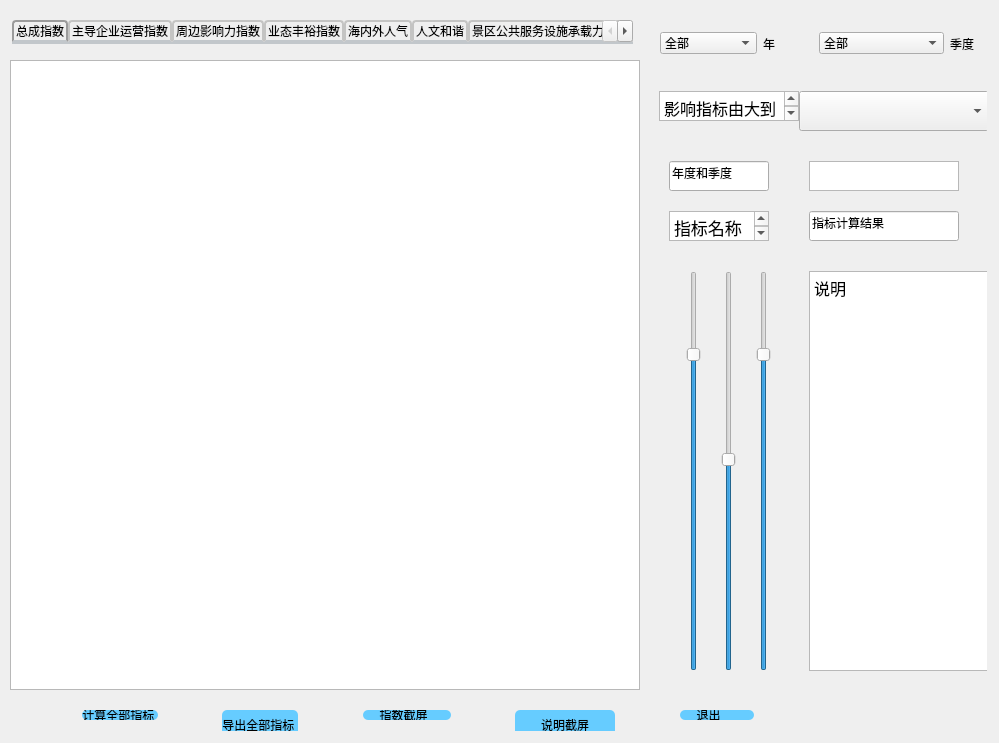
<?xml version="1.0" encoding="UTF-8"?>
<ui version="4.0">
 <class>MainWindow</class>
 <widget class="QMainWindow" name="MainWindow">
  <property name="windowModality">
   <enum>Qt::ApplicationModal</enum>
  </property>
  <property name="geometry">
   <rect>
    <x>0</x>
    <y>0</y>
    <width>999</width>
    <height>743</height>
   </rect>
  </property>
  <property name="sizePolicy">
   <sizepolicy hsizetype="Expanding" vsizetype="Expanding">
    <horstretch>0</horstretch>
    <verstretch>0</verstretch>
   </sizepolicy>
  </property>
  <property name="minimumSize">
   <size>
    <width>100</width>
    <height>300</height>
   </size>
  </property>
  <property name="maximumSize">
   <size>
    <width>1600</width>
    <height>900</height>
   </size>
  </property>
  <property name="sizeIncrement">
   <size>
    <width>10</width>
    <height>10</height>
   </size>
  </property>
  <property name="baseSize">
   <size>
    <width>800</width>
    <height>600</height>
   </size>
  </property>
  <property name="windowTitle">
   <string>开景指数</string>
  </property>
  <property name="autoFillBackground">
   <bool>true</bool>
  </property>
  <property name="styleSheet">
   <string notr="true"/>
  </property>
  <property name="locale">
   <locale language="Chinese" country="China"/>
  </property>
  <property name="animated">
   <bool>true</bool>
  </property>
  <property name="tabShape">
   <enum>QTabWidget::Triangular</enum>
  </property>
  <widget class="QWidget" name="centralWidget">
   <widget class="QListView" name="all_listView">
    <property name="geometry">
     <rect>
      <x>10</x>
      <y>60</y>
      <width>630</width>
      <height>630</height>
     </rect>
    </property>
    <property name="minimumSize">
     <size>
      <width>630</width>
      <height>630</height>
     </size>
    </property>
    <property name="maximumSize">
     <size>
      <width>630</width>
      <height>630</height>
     </size>
    </property>
   </widget>
   <widget class="QTabWidget" name="tabWidget">
    <property name="geometry">
     <rect>
      <x>12</x>
      <y>20</y>
      <width>621</width>
      <height>41</height>
     </rect>
    </property>
    <property name="minimumSize">
     <size>
      <width>0</width>
      <height>0</height>
     </size>
    </property>
    <property name="maximumSize">
     <size>
      <width>5000</width>
      <height>41</height>
     </size>
    </property>
    <property name="styleSheet">
     <string notr="true"> QTabWidget::pane { /* The tab widget frame */
     border-top: 2px solid #C2C7CB;
     position: absolute;
     top: -0.5em;
 }

 QTabWidget::tab-bar {
     alignment: center;
 }

 /* Style the tab using the tab sub-control. Note that
     it reads QTabBar _not_ QTabWidget */
 QTabBar::tab {
     background: qlineargradient(x1: 0, y1: 0, x2: 0, y2: 1,
                                 stop: 0 #E1E1E1, stop: 0.4 #DDDDDD,
                                 stop: 0.5 #D8D8D8, stop: 1.0 #D3D3D3);
     border: 2px solid #C4C4C3;
     border-bottom-color: #C2C7CB; /* same as the pane color */
     border-top-left-radius: 4px;
     border-top-right-radius: 4px;
     min-width: 8ex;
     padding: 2px;
 }

 QTabBar::tab:selected, QTabBar::tab:hover {
     background: qlineargradient(x1: 0, y1: 0, x2: 0, y2: 1,
                                 stop: 0 #fafafa, stop: 0.4 #f4f4f4,
                                 stop: 0.5 #e7e7e7, stop: 1.0 #fafafa);
 }

 QTabBar::tab:selected {
     border-color: #9B9B9B;
     border-bottom-color: #C2C7CB; /* same as pane color */
 }</string>
    </property>
    <property name="locale">
     <locale language="Chinese" country="China"/>
    </property>
    <property name="currentIndex">
     <number>0</number>
    </property>
    <widget class="QWidget" name="all_tab">
     <attribute name="icon">
      <iconset resource="kj.qrc">
       <normaloff>:/qrc/image/qrc/image/ZZzczs.ico</normaloff>:/qrc/image/qrc/image/ZZzczs.ico</iconset>
     </attribute>
     <attribute name="title">
      <string>总成指数</string>
     </attribute>
    </widget>
    <widget class="QWidget" name="zdqy_tab">
     <attribute name="icon">
      <iconset resource="kj.qrc">
       <normaloff>:/qrc/image/qrc/image/ZZzdqy.ico</normaloff>:/qrc/image/qrc/image/ZZzdqy.ico</iconset>
     </attribute>
     <attribute name="title">
      <string>主导企业运营指数</string>
     </attribute>
    </widget>
    <widget class="QWidget" name="zbyxl_tab">
     <attribute name="icon">
      <iconset resource="kj.qrc">
       <normaloff>:/qrc/image/qrc/image/ZZ_gnwrq.ico</normaloff>:/qrc/image/qrc/image/ZZ_gnwrq.ico</iconset>
     </attribute>
     <attribute name="title">
      <string>周边影响力指数</string>
     </attribute>
    </widget>
    <widget class="QWidget" name="ytfy_tab">
     <attribute name="icon">
      <iconset resource="kj.qrc">
       <normaloff>:/qrc/image/qrc/image/ZZytfy.ico</normaloff>:/qrc/image/qrc/image/ZZytfy.ico</iconset>
     </attribute>
     <attribute name="title">
      <string>业态丰裕指数</string>
     </attribute>
    </widget>
    <widget class="QWidget" name="hnwrq_tab">
     <attribute name="icon">
      <iconset resource="kj.qrc">
       <normaloff>:/qrc/image/qrc/image/ZZ_gnwrq.ico</normaloff>:/qrc/image/qrc/image/ZZ_gnwrq.ico</iconset>
     </attribute>
     <attribute name="title">
      <string>海内外人气</string>
     </attribute>
    </widget>
    <widget class="QWidget" name="rwhx_tab">
     <attribute name="icon">
      <iconset resource="kj.qrc">
       <normaloff>:/qrc/image/qrc/image/ZZ_rwzs.ico</normaloff>:/qrc/image/qrc/image/ZZ_rwzs.ico</iconset>
     </attribute>
     <attribute name="title">
      <string>人文和谐</string>
     </attribute>
    </widget>
    <widget class="QWidget" name="jqzcl_tab">
     <attribute name="icon">
      <iconset resource="kj.qrc">
       <normaloff>:/qrc/image/qrc/image/ZZjqzcl.ico</normaloff>:/qrc/image/qrc/image/ZZjqzcl.ico</iconset>
     </attribute>
     <attribute name="title">
      <string>景区公共服务设施承载力指数</string>
     </attribute>
    </widget>
    <widget class="QWidget" name="tz_tab">
     <attribute name="icon">
      <iconset resource="kj.qrc">
       <normaloff>:/qrc/image/qrc/image/ZZ.ico</normaloff>:/qrc/image/qrc/image/ZZ.ico</iconset>
     </attribute>
     <attribute name="title">
      <string>调整指数</string>
     </attribute>
    </widget>
   </widget>
   <widget class="QFrame" name="frame3">
    <property name="geometry">
     <rect>
      <x>649</x>
      <y>12</y>
      <width>338</width>
      <height>63</height>
     </rect>
    </property>
    <layout class="QHBoxLayout" name="horizontalLayout">
     <item>
      <widget class="QComboBox" name="year_comboBox">
       <property name="minimumSize">
        <size>
         <width>97</width>
         <height>22</height>
        </size>
       </property>
       <property name="maximumSize">
        <size>
         <width>140</width>
         <height>22</height>
        </size>
       </property>
       <property name="styleSheet">
        <string notr="true"/>
       </property>
       <property name="editable">
        <bool>false</bool>
       </property>
       <item>
        <property name="text">
         <string>全部</string>
        </property>
       </item>
      </widget>
     </item>
     <item>
      <widget class="QLabel" name="label_3">
       <property name="minimumSize">
        <size>
         <width>50</width>
         <height>39</height>
        </size>
       </property>
       <property name="maximumSize">
        <size>
         <width>40</width>
         <height>39</height>
        </size>
       </property>
       <property name="text">
        <string>年</string>
       </property>
      </widget>
     </item>
     <item>
      <widget class="QComboBox" name="quarter_comboBox">
       <property name="minimumSize">
        <size>
         <width>125</width>
         <height>22</height>
        </size>
       </property>
       <property name="maximumSize">
        <size>
         <width>102</width>
         <height>22</height>
        </size>
       </property>
       <property name="editable">
        <bool>false</bool>
       </property>
       <item>
        <property name="text">
         <string>全部</string>
        </property>
       </item>
       <item>
        <property name="text">
         <string>1</string>
        </property>
       </item>
       <item>
        <property name="text">
         <string>2</string>
        </property>
       </item>
       <item>
        <property name="text">
         <string>3</string>
        </property>
       </item>
       <item>
        <property name="text">
         <string>4</string>
        </property>
       </item>
      </widget>
     </item>
     <item>
      <widget class="QLabel" name="label_4">
       <property name="minimumSize">
        <size>
         <width>0</width>
         <height>30</height>
        </size>
       </property>
       <property name="maximumSize">
        <size>
         <width>50</width>
         <height>39</height>
        </size>
       </property>
       <property name="text">
        <string>季度</string>
       </property>
      </widget>
     </item>
    </layout>
   </widget>
   <widget class="QSplitter" name="splitter">
    <property name="geometry">
     <rect>
      <x>649</x>
      <y>91</y>
      <width>338</width>
      <height>598</height>
     </rect>
    </property>
    <property name="orientation">
     <enum>Qt::Vertical</enum>
    </property>
    <widget class="QFrame" name="frame_capture">
     <property name="maximumSize">
      <size>
       <width>500</width>
       <height>600</height>
      </size>
     </property>
     <widget class="QTextEdit" name="explain_textEdit">
      <property name="geometry">
       <rect>
        <x>160</x>
        <y>180</y>
        <width>220</width>
        <height>400</height>
       </rect>
      </property>
      <property name="sizePolicy">
       <sizepolicy hsizetype="MinimumExpanding" vsizetype="MinimumExpanding">
        <horstretch>0</horstretch>
        <verstretch>0</verstretch>
       </sizepolicy>
      </property>
      <property name="minimumSize">
       <size>
        <width>220</width>
        <height>150</height>
       </size>
      </property>
      <property name="maximumSize">
       <size>
        <width>220</width>
        <height>400</height>
       </size>
      </property>
      <property name="html">
       <string>&lt;!DOCTYPE HTML PUBLIC &quot;-//W3C//DTD HTML 4.0//EN&quot; &quot;http://www.w3.org/TR/REC-html40/strict.dtd&quot;&gt;
&lt;html&gt;&lt;head&gt;&lt;meta name=&quot;qrichtext&quot; content=&quot;1&quot; /&gt;&lt;style type=&quot;text/css&quot;&gt;
p, li { white-space: pre-wrap; }
&lt;/style&gt;&lt;/head&gt;&lt;body style=&quot; font-family:'.Lucida Grande UI'; font-size:13pt; font-weight:400; font-style:normal;&quot;&gt;
&lt;p style=&quot; margin-top:0px; margin-bottom:0px; margin-left:0px; margin-right:0px; -qt-block-indent:0; text-indent:0px;&quot;&gt;&lt;span style=&quot; font-family:'Lucida Grande'; font-size:12pt;&quot;&gt;说明&lt;/span&gt;&lt;/p&gt;&lt;/body&gt;&lt;/html&gt;</string>
      </property>
     </widget>
     <widget class="QTextEdit" name="textEdit_IndexName">
      <property name="geometry">
       <rect>
        <x>20</x>
        <y>120</y>
        <width>100</width>
        <height>30</height>
       </rect>
      </property>
      <property name="minimumSize">
       <size>
        <width>0</width>
        <height>30</height>
       </size>
      </property>
      <property name="maximumSize">
       <size>
        <width>100</width>
        <height>30</height>
       </size>
      </property>
      <property name="html">
       <string>&lt;!DOCTYPE HTML PUBLIC &quot;-//W3C//DTD HTML 4.0//EN&quot; &quot;http://www.w3.org/TR/REC-html40/strict.dtd&quot;&gt;
&lt;html&gt;&lt;head&gt;&lt;meta name=&quot;qrichtext&quot; content=&quot;1&quot; /&gt;&lt;style type=&quot;text/css&quot;&gt;
p, li { white-space: pre-wrap; }
&lt;/style&gt;&lt;/head&gt;&lt;body style=&quot; font-family:'.Lucida Grande UI'; font-size:13pt; font-weight:400; font-style:normal;&quot;&gt;
&lt;p style=&quot; margin-top:0px; margin-bottom:0px; margin-left:0px; margin-right:0px; -qt-block-indent:0; text-indent:0px;&quot;&gt;&lt;span style=&quot; font-family:'Lucida Grande';&quot;&gt;指标名称&lt;/span&gt;&lt;/p&gt;&lt;/body&gt;&lt;/html&gt;</string>
      </property>
     </widget>
     <widget class="QPlainTextEdit" name="plainTextEdit">
      <property name="geometry">
       <rect>
        <x>160</x>
        <y>70</y>
        <width>150</width>
        <height>30</height>
       </rect>
      </property>
      <property name="minimumSize">
       <size>
        <width>150</width>
        <height>0</height>
       </size>
      </property>
      <property name="maximumSize">
       <size>
        <width>150</width>
        <height>30</height>
       </size>
      </property>
     </widget>
     <widget class="QSlider" name="left_verticalSlider">
      <property name="geometry">
       <rect>
        <x>10</x>
        <y>180</y>
        <width>70</width>
        <height>400</height>
       </rect>
      </property>
      <property name="minimumSize">
       <size>
        <width>70</width>
        <height>400</height>
       </size>
      </property>
      <property name="maximumSize">
       <size>
        <width>70</width>
        <height>400</height>
       </size>
      </property>
      <property name="styleSheet">
       <string notr="true">/*background-image: url(:/qrc/image/qrc/image/temperature.png);*/

QSlider::groove:vertical  {
    height: 430px;
image: url(:/qrc/image/qrc/image/temperature-1.png);

    /*position: absolute; /* absolutely position 4px from the left and right of the widget. setting margins on the widget should work too... */
    left: 20px; right: 0px;
}

QSlider::handle:vertical  {
    height: 20px;
 image: url(:/qrc/image/qrc/image/arrow.png);
   /* background: qlineargradient(x1:0, y1:0, x2:0, y2:1, stop:0 rgba(255, 255, 255, 255), stop:1 rgba(122, 122, 122, 255));*/s
    margin: 0 -4px; /* expand outside the groove 
    left: 45px; right: 45px;
}</string>
      </property>
      <property name="minimum">
       <number>-43</number>
      </property>
      <property name="maximum">
       <number>135</number>
      </property>
      <property name="value">
       <number>100</number>
      </property>
      <property name="orientation">
       <enum>Qt::Vertical</enum>
      </property>
     </widget>
     <widget class="QSlider" name="index_progressBar">
      <property name="geometry">
       <rect>
        <x>70</x>
        <y>180</y>
        <width>20</width>
        <height>400</height>
       </rect>
      </property>
      <property name="sizePolicy">
       <sizepolicy hsizetype="Expanding" vsizetype="Expanding">
        <horstretch>0</horstretch>
        <verstretch>0</verstretch>
       </sizepolicy>
      </property>
      <property name="minimumSize">
       <size>
        <width>20</width>
        <height>400</height>
       </size>
      </property>
      <property name="maximumSize">
       <size>
        <width>20</width>
        <height>400</height>
       </size>
      </property>
      <property name="styleSheet">
       <string notr="true">/*background-image: url(:/qrc/image/qrc/image/temperature.png);*/

QSlider::groove:vertical  {
    height:415px;
image: url(:/qrc/image/qrc/image/temperature.png);

    /*position: absolute; /* absolutely position 4px from the left and right of the widget. setting margins on the widget should work too... */
    left: 0px; right: 0px;
}

QSlider::handle:vertical  {
    height: 20px;
 image: url(:/qrc/image/qrc/image/arrow.png);
   /* background: qlineargradient(x1:0, y1:0, x2:0, y2:1, stop:0 rgba(255, 255, 255, 255), stop:1 rgba(122, 122, 122, 255));*/s
    margin: 0 -4px; /* expand outside the groove 
    left: 45px; right: 45px;
}</string>
      </property>
      <property name="minimum">
       <number>-41</number>
      </property>
      <property name="maximum">
       <number>131</number>
      </property>
      <property name="pageStep">
       <number>0</number>
      </property>
      <property name="value">
       <number>50</number>
      </property>
      <property name="orientation">
       <enum>Qt::Vertical</enum>
      </property>
     </widget>
     <widget class="QSlider" name="right_verticalSlider">
      <property name="geometry">
       <rect>
        <x>80</x>
        <y>180</y>
        <width>70</width>
        <height>400</height>
       </rect>
      </property>
      <property name="minimumSize">
       <size>
        <width>70</width>
        <height>400</height>
       </size>
      </property>
      <property name="maximumSize">
       <size>
        <width>70</width>
        <height>400</height>
       </size>
      </property>
      <property name="styleSheet">
       <string notr="true">/*background-image: url(:/qrc/image/qrc/image/temperature.png);*/

QSlider::groove:vertical  {
    height: 430px;
image: url(:/qrc/image/qrc/image/temperature-2.png);

    /*position: absolute; /* absolutely position 4px from the left and right of the widget. setting margins on the widget should work too... */
    left: 0px; right: 20px;
}

QSlider::handle:vertical  {
    height: 20px;
 image: url(:/qrc/image/qrc/image/arrow.png);
   /* background: qlineargradient(x1:0, y1:0, x2:0, y2:1, stop:0 rgba(255, 255, 255, 255), stop:1 rgba(122, 122, 122, 255));*/s
    margin: 0 -4px; /* expand outside the groove 
    left: 45px; right: 45px;
}</string>
      </property>
      <property name="minimum">
       <number>-43</number>
      </property>
      <property name="maximum">
       <number>135</number>
      </property>
      <property name="value">
       <number>100</number>
      </property>
      <property name="orientation">
       <enum>Qt::Vertical</enum>
      </property>
     </widget>
     <widget class="QLineEdit" name="index_lineEdit">
      <property name="geometry">
       <rect>
        <x>160</x>
        <y>120</y>
        <width>150</width>
        <height>30</height>
       </rect>
      </property>
      <property name="sizePolicy">
       <sizepolicy hsizetype="Fixed" vsizetype="Preferred">
        <horstretch>0</horstretch>
        <verstretch>0</verstretch>
       </sizepolicy>
      </property>
      <property name="minimumSize">
       <size>
        <width>150</width>
        <height>30</height>
       </size>
      </property>
      <property name="maximumSize">
       <size>
        <width>150</width>
        <height>30</height>
       </size>
      </property>
      <property name="text">
       <string>指标计算结果</string>
      </property>
     </widget>
     <widget class="QLineEdit" name="year_lineEdit">
      <property name="geometry">
       <rect>
        <x>20</x>
        <y>70</y>
        <width>100</width>
        <height>30</height>
       </rect>
      </property>
      <property name="sizePolicy">
       <sizepolicy hsizetype="Preferred" vsizetype="Preferred">
        <horstretch>0</horstretch>
        <verstretch>0</verstretch>
       </sizepolicy>
      </property>
      <property name="minimumSize">
       <size>
        <width>50</width>
        <height>30</height>
       </size>
      </property>
      <property name="maximumSize">
       <size>
        <width>100</width>
        <height>30</height>
       </size>
      </property>
      <property name="text">
       <string>年度和季度</string>
      </property>
     </widget>
     <widget class="QTextEdit" name="allThree_textEdit">
      <property name="enabled">
       <bool>true</bool>
      </property>
      <property name="geometry">
       <rect>
        <x>10</x>
        <y>0</y>
        <width>140</width>
        <height>30</height>
       </rect>
      </property>
      <property name="sizePolicy">
       <sizepolicy hsizetype="Fixed" vsizetype="Fixed">
        <horstretch>0</horstretch>
        <verstretch>0</verstretch>
       </sizepolicy>
      </property>
      <property name="minimumSize">
       <size>
        <width>140</width>
        <height>30</height>
       </size>
      </property>
      <property name="maximumSize">
       <size>
        <width>140</width>
        <height>30</height>
       </size>
      </property>
      <property name="layoutDirection">
       <enum>Qt::LeftToRight</enum>
      </property>
      <property name="html">
       <string>&lt;!DOCTYPE HTML PUBLIC &quot;-//W3C//DTD HTML 4.0//EN&quot; &quot;http://www.w3.org/TR/REC-html40/strict.dtd&quot;&gt;
&lt;html&gt;&lt;head&gt;&lt;meta name=&quot;qrichtext&quot; content=&quot;1&quot; /&gt;&lt;style type=&quot;text/css&quot;&gt;
p, li { white-space: pre-wrap; }
&lt;/style&gt;&lt;/head&gt;&lt;body style=&quot; font-family:'.Lucida Grande UI'; font-size:13pt; font-weight:400; font-style:normal;&quot;&gt;
&lt;p style=&quot; margin-top:0px; margin-bottom:0px; margin-left:0px; margin-right:0px; -qt-block-indent:0; text-indent:0px;&quot;&gt;&lt;span style=&quot; font-family:'Lucida Grande'; font-size:12pt;&quot;&gt;影响指标由大到小排序:&lt;/span&gt;&lt;/p&gt;&lt;/body&gt;&lt;/html&gt;</string>
      </property>
     </widget>
     <widget class="QComboBox" name="order_comboBox">
      <property name="geometry">
       <rect>
        <x>150</x>
        <y>0</y>
        <width>190</width>
        <height>40</height>
       </rect>
      </property>
      <property name="minimumSize">
       <size>
        <width>190</width>
        <height>40</height>
       </size>
      </property>
      <property name="maximumSize">
       <size>
        <width>190</width>
        <height>40</height>
       </size>
      </property>
     </widget>
     <zorder>right_verticalSlider</zorder>
     <zorder>explain_textEdit</zorder>
     <zorder>textEdit_IndexName</zorder>
     <zorder>plainTextEdit</zorder>
     <zorder>left_verticalSlider</zorder>
     <zorder>index_lineEdit</zorder>
     <zorder>year_lineEdit</zorder>
     <zorder>index_progressBar</zorder>
     <zorder>allThree_textEdit</zorder>
     <zorder>order_comboBox</zorder>
    </widget>
   </widget>
   <widget class="QFrame" name="">
    <property name="geometry">
     <rect>
      <x>12</x>
      <y>699</y>
      <width>811</width>
      <height>32</height>
     </rect>
    </property>
    <layout class="QHBoxLayout" name="horizontalLayout_2">
     <item>
      <spacer name="horizontalSpacer">
       <property name="orientation">
        <enum>Qt::Horizontal</enum>
       </property>
       <property name="sizeHint" stdset="0">
        <size>
         <width>40</width>
         <height>20</height>
        </size>
       </property>
      </spacer>
     </item>
     <item>
      <widget class="QPushButton" name="oneResult_pushButton">
       <property name="sizePolicy">
        <sizepolicy hsizetype="Fixed" vsizetype="Fixed">
         <horstretch>0</horstretch>
         <verstretch>0</verstretch>
        </sizepolicy>
       </property>
       <property name="minimumSize">
        <size>
         <width>0</width>
         <height>0</height>
        </size>
       </property>
       <property name="maximumSize">
        <size>
         <width>125</width>
         <height>30</height>
        </size>
       </property>
       <property name="styleSheet">
        <string notr="true">background-color: rgb(102, 204, 255);
subcontrol-position: center;
subcontrol-origin: padding;
border-radius: 5px;</string>
       </property>
       <property name="text">
        <string>计算全部指标 </string>
       </property>
       <property name="icon">
        <iconset resource="kj.qrc">
         <normaloff>:/qrc/image/qrc/image/compute_icon.png</normaloff>:/qrc/image/qrc/image/compute_icon.png</iconset>
       </property>
      </widget>
     </item>
     <item>
      <spacer name="horizontalSpacer_2">
       <property name="orientation">
        <enum>Qt::Horizontal</enum>
       </property>
       <property name="sizeHint" stdset="0">
        <size>
         <width>40</width>
         <height>20</height>
        </size>
       </property>
      </spacer>
     </item>
     <item>
      <widget class="QPushButton" name="dataDump_pushButton">
       <property name="sizePolicy">
        <sizepolicy hsizetype="Fixed" vsizetype="Fixed">
         <horstretch>0</horstretch>
         <verstretch>0</verstretch>
        </sizepolicy>
       </property>
       <property name="minimumSize">
        <size>
         <width>0</width>
         <height>30</height>
        </size>
       </property>
       <property name="maximumSize">
        <size>
         <width>125</width>
         <height>30</height>
        </size>
       </property>
       <property name="styleSheet">
        <string notr="true">background-color: rgb(102, 204, 255);
subcontrol-position: center;
subcontrol-origin: padding;
border-radius: 5px;</string>
       </property>
       <property name="text">
        <string>导出全部指标 </string>
       </property>
       <property name="icon">
        <iconset resource="kj.qrc">
         <normaloff>:/qrc/image/qrc/image/print_icon.png</normaloff>:/qrc/image/qrc/image/print_icon.png</iconset>
       </property>
       <property name="checkable">
        <bool>true</bool>
       </property>
      </widget>
     </item>
     <item>
      <spacer name="horizontalSpacer_3">
       <property name="orientation">
        <enum>Qt::Horizontal</enum>
       </property>
       <property name="sizeHint" stdset="0">
        <size>
         <width>40</width>
         <height>20</height>
        </size>
       </property>
      </spacer>
     </item>
     <item>
      <widget class="QPushButton" name="capture_pushButton">
       <property name="enabled">
        <bool>true</bool>
       </property>
       <property name="sizePolicy">
        <sizepolicy hsizetype="Fixed" vsizetype="Fixed">
         <horstretch>0</horstretch>
         <verstretch>0</verstretch>
        </sizepolicy>
       </property>
       <property name="maximumSize">
        <size>
         <width>158</width>
         <height>30</height>
        </size>
       </property>
       <property name="styleSheet">
        <string notr="true">background-color: rgb(102, 204, 255);
subcontrol-position: center;
subcontrol-origin: padding;
border-radius: 5px;</string>
       </property>
       <property name="text">
        <string>     指数截屏       </string>
       </property>
       <property name="icon">
        <iconset resource="kj.qrc">
         <normaloff>:/qrc/image/qrc/image/paste.png</normaloff>:/qrc/image/qrc/image/paste.png</iconset>
       </property>
      </widget>
     </item>
     <item>
      <spacer name="horizontalSpacer_9">
       <property name="orientation">
        <enum>Qt::Horizontal</enum>
       </property>
       <property name="sizeHint" stdset="0">
        <size>
         <width>40</width>
         <height>20</height>
        </size>
       </property>
      </spacer>
     </item>
     <item>
      <widget class="QPushButton" name="captureIntro_pushButton">
       <property name="minimumSize">
        <size>
         <width>100</width>
         <height>30</height>
        </size>
       </property>
       <property name="styleSheet">
        <string notr="true">background-color: rgb(102, 204, 255);
subcontrol-position: center;
subcontrol-origin: padding;
border-radius: 5px;</string>
       </property>
       <property name="text">
        <string>说明截屏</string>
       </property>
       <property name="icon">
        <iconset resource="kj.qrc">
         <normaloff>:/qrc/image/qrc/image/paste.png</normaloff>:/qrc/image/qrc/image/paste.png</iconset>
       </property>
      </widget>
     </item>
     <item>
      <spacer name="horizontalSpacer_5">
       <property name="orientation">
        <enum>Qt::Horizontal</enum>
       </property>
       <property name="sizeHint" stdset="0">
        <size>
         <width>40</width>
         <height>20</height>
        </size>
       </property>
      </spacer>
     </item>
     <item>
      <widget class="QPushButton" name="quit_pushButton">
       <property name="sizePolicy">
        <sizepolicy hsizetype="Fixed" vsizetype="Fixed">
         <horstretch>0</horstretch>
         <verstretch>0</verstretch>
        </sizepolicy>
       </property>
       <property name="minimumSize">
        <size>
         <width>0</width>
         <height>0</height>
        </size>
       </property>
       <property name="maximumSize">
        <size>
         <width>158</width>
         <height>30</height>
        </size>
       </property>
       <property name="styleSheet">
        <string notr="true">background-color: rgb(102, 204, 255);
subcontrol-position: center;
subcontrol-origin: padding;
border-radius: 5px;</string>
       </property>
       <property name="text">
        <string>     退出          </string>
       </property>
       <property name="icon">
        <iconset resource="kj.qrc">
         <normaloff>:/qrc/image/qrc/image/exit_icon.png</normaloff>:/qrc/image/qrc/image/exit_icon.png</iconset>
       </property>
      </widget>
     </item>
     <item>
      <spacer name="horizontalSpacer_6">
       <property name="orientation">
        <enum>Qt::Horizontal</enum>
       </property>
       <property name="sizeHint" stdset="0">
        <size>
         <width>40</width>
         <height>20</height>
        </size>
       </property>
      </spacer>
     </item>
    </layout>
   </widget>
  </widget>
 </widget>
 <layoutdefault spacing="6" margin="11"/>
 <tabstops>
  <tabstop>tabWidget</tabstop>
  <tabstop>dataDump_pushButton</tabstop>
 </tabstops>
 <resources>
  <include location="kj.qrc"/>
 </resources>
 <connections/>
</ui>
